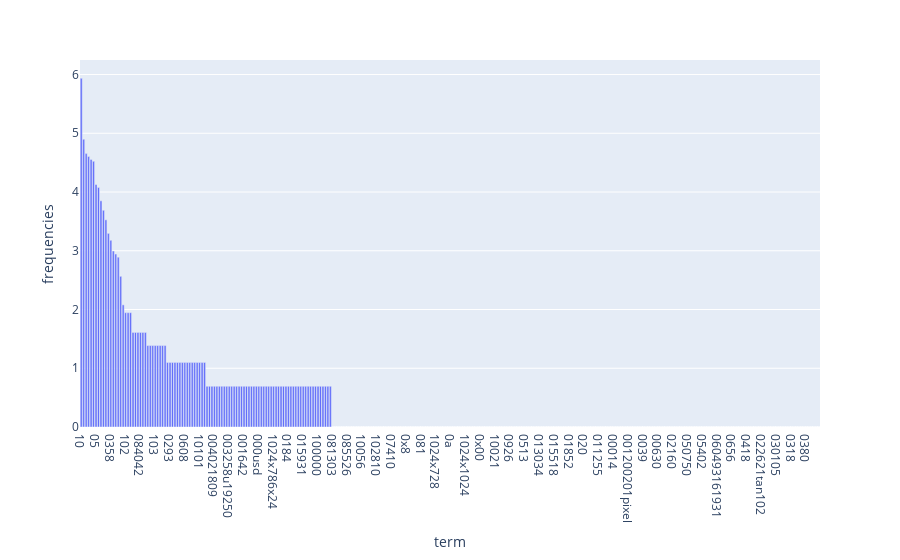

Notebook cell for this chart:
### Code cell
# Answer here
term_frequencies_log_df = pd.DataFrame(count_vect.get_feature_names_out()[:300], columns = ['term'])
term_frequencies_log_df['frequencies'] = term_frequencies_log[:300]

fig = px.bar(term_frequencies_log_df.sort_values(by=["frequencies"], ascending=False), x='term', y='frequencies')
fig.show()

### Figure 1 — Plotly figure (JSON) as saved in the notebook; plotly's stock layout.template omitted (floating-point values rounded to 4 significant figures; data arrays with more than 128 entries replaced by an {"elided": "..."} marker saying what was removed)
{"data": [{"alignmentgroup": "True", "hovertemplate": "term=%{x}<br>frequencies=%{y}<extra></extra>", "legendgroup": "", "marker": {"color": "#636efa", "pattern": {"shape": ""}}, "name": "", "offsetgroup": "", "orientation": "v", "showlegend": false, "textposition": "auto", "type": "bar", "x": {"elided": "300 str values"}, "xaxis": "x", "y": {"elided": "300 float values"}, "yaxis": "y"}], "layout": {"barmode": "relative", "legend": {"tracegroupgap": 0}, "margin": {"t": 60}, "xaxis": {"anchor": "y", "domain": [0, 1], "title": {"text": "term"}}, "yaxis": {"anchor": "x", "domain": [0, 1], "title": {"text": "frequencies"}}}}
